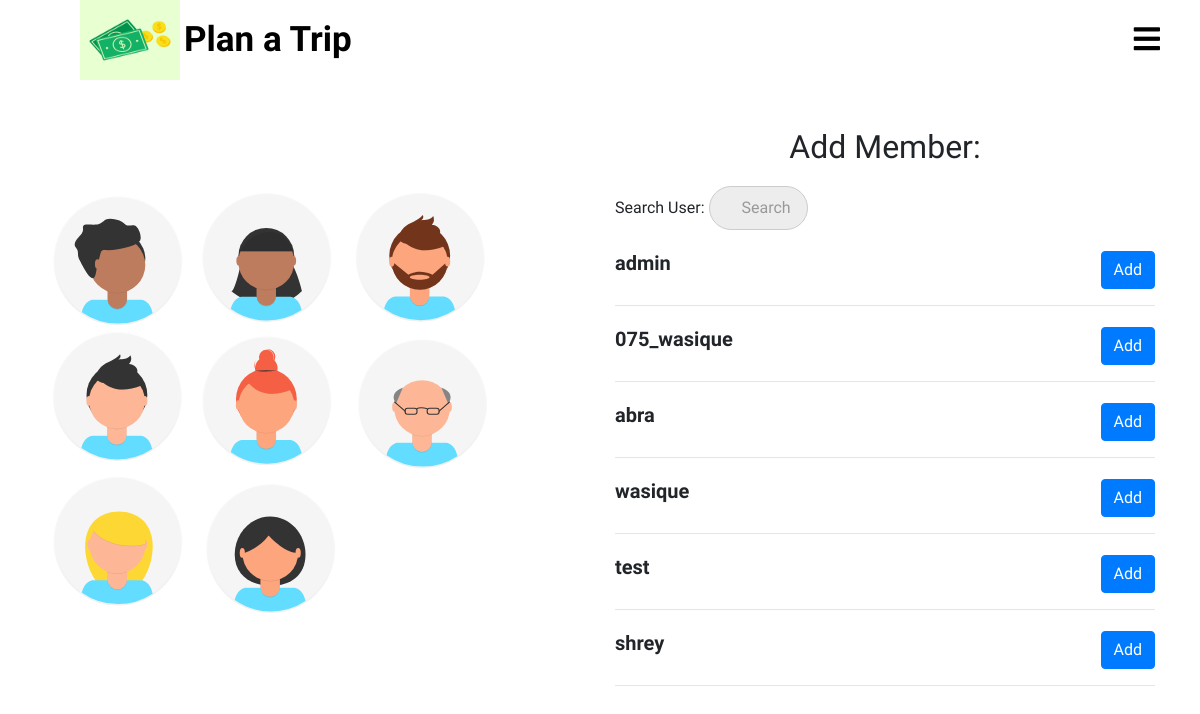
The app's page /splitter/members_list/37/ with its own data.
### splitter/models.py (models this page shows)
class User(AbstractUser):
    pass

### splitter/views.py (the view)
# urls.py: path('members_list/<int:pk>/',views.list_members,name="list_members"),
def list_members(request,pk):
    rooms = get_object_or_404(room,pk=pk)
    query = request.GET.get("q", None)
    members = room_members.objects.filter(room=rooms)
    members_list = [x.member for x in members]
    qs = User.objects.all()
    if query is not None:
        qs = qs.filter(
                Q(username__icontains=query)
                )
    qs_one = []
    for x in qs:
        if x in members_list:
            pass
        else:
            qs_one.append(x)
    context = {
        "members_list": qs_one,
        "rooms":rooms
    }
    template = "splitter/members_list.html"
    return render(request, template, context)

### templates/splitter/members_list.html
{% extends 'splitter/base.html' %}
{% load static %}
{% block css %}
  <link rel="stylesheet" href="{% static 'css/mysearchbar.css' %}">
  <link rel="stylesheet" href="{% static 'css/members_list.css' %}">
{% endblock %}
{% block content %}
<div class="add-member-page">
  <div class="row">
    <div class="col-lg-6">
      <div class="add-member-img-grid">
        <img src="{% static 'images/undraw_team_ih79.svg' %}" alt="" class="add-member-img">
      </div>
    </div>
    <div class="col-lg-6">
      <div class="container add-member-grid">
        <h2>Add Member:</h2>
        <form method='GET' action="{% url 'splitter:list_members' pk=rooms.pk %}">
          <p>Search User: <input type='search' name='q' placeholder='Search'></p>
        </form>
        {% for obj in members_list %}
        <div class="member-box">
        <h5><b>{{ obj.username }}</b>
        <div class="add-button">
          <a href="{% url 'splitter:add_member' pk=rooms.pk id=obj.id %}" class="btn btn-primary">Add</a>
        </div>
        </h5>
        </div>
        <hr>
        {% endfor %}
      </div>
    </div>
  </div>
</div>
{% endblock %}

### static/css/home_page.css (style rules this page uses)
* { padding: 0; margin: 0; text-decoration: none; list-style: none; box-sizing: border-box; font-family: 'Merienda One', cursive; }
body,html { overflow-x: hidden; }
:root { var(--IndianRed): #db575b; var(--Aqua): #99ffe4; var(--MiddleBlue): #88cfd3; var(--SteelBlue): #578bb2; var(--BdazzledBlue): #345c98; var(--DarkButton): linear-gradient(to top, #30cfd0 0%, #330867 100%); var(--LightButton): linear-gradient(to top, #48c6ef 0%, #6f86d6 100%); var(--RedButton): linear-gradient(45deg, #874da2 0%, #c43a30 100%); }

### static/css/members_list.css (style rules this page uses)
* { margin: 0; padding: 0; }
body,html { margin: 0; padding: 0; }
.add-member-page .row { width: 100%; }
.add-member-img-grid { width: 100%; height: 100%; margin: 0px; }
.add-member-img { position: relative; width: 100%; height: 60vh; padding: 30px; margin-top: 75px; padding-left: 0px; }
.add-member-grid { display: flex; flex-direction: column; padding: 0px 50px; margin: 20px 0px; }
.add-member-grid h2 { text-align: center; margin: 20px 0px; }
.add-member-grid .member-box { display: inline-table; width: 100%; padding-top: 5px; }
.add-member-grid .member-box .add-button { float: right; margin-right: 0px; }

### records on screen
User: username "admin"
User: username "075_wasique"
User: username "abra"
User: username "wasique"
User: username "test"
User: username "shrey"
